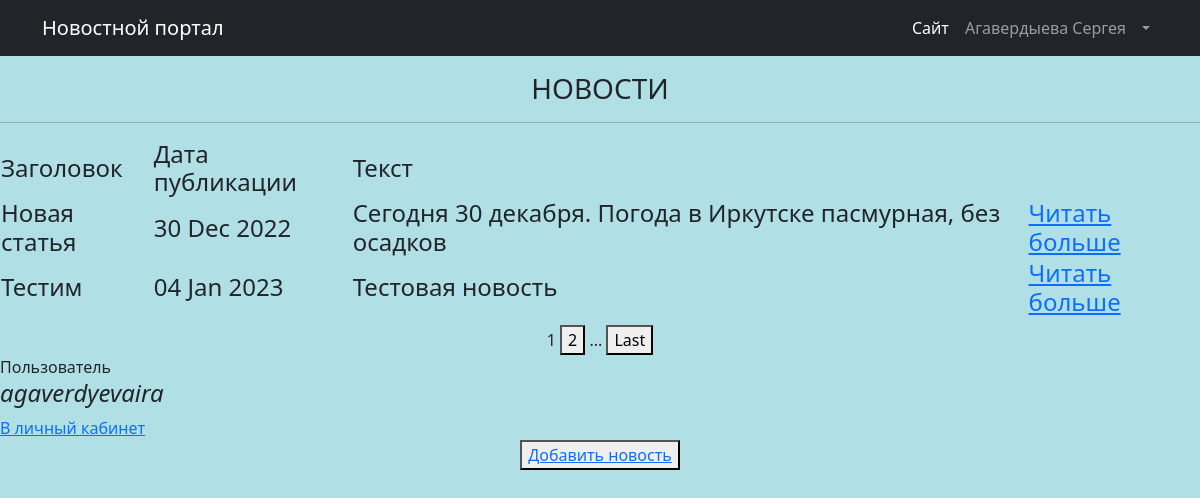
The page /posts/ (signed in) on the database its author committed.
### PostBoard/models.py (models this page shows, shortened)
class Post(models.Model):
    author_post = models.ForeignKey(to = Author,on_delete = models.CASCADE)
    time_in = models.DateTimeField(default= timezone.now())
    heading = models.CharField(max_length = 256 , null = False)
    text = models.TextField()
    category_post = models.ManyToManyField(Category, through='PostCategory')
    cover = models.ImageField(null = True , blank = True,upload_to = 'images/')
    def get_absolute_url(self):
        return reverse('post_detail',args = [str(self.id)])

### PostBoard/views.py (the view)
# urls.py: path('',PostLists.as_view(),name = 'post_lists'),
class PostLists(LoginRequiredMixin,ListView):
    model = Post
    template_name = 'post_list.html'
    ordering = 'time_in'
    context_object_name = 'posts'
    paginate_by = 2

### PostBoard/templatetags/custom_filters.py (called while the page is built)
@register.filter()
def censor(value):
    value_list = value.split(' ')
    if not isinstance(value,str):
        raise ValueError('Данный фильтр применим к строке')
    else:
        for word in value_list:
            if word[:-1] in OBSCENE_WORDS:
                value_list[value_list.index(word)] = word[0] + '*' * (len(word) -1)
    return ' '.join(value_list)

### PostBoard/templatetags/custom_tags.py (called while the page is built)
@register.simple_tag(takes_context = True)
def url_replace(context,**kwargs):
   d = context['request'].GET.copy()
   for i , v in kwargs.items():
      d[i] = v
   return d.urlencode()

### templates/post_list.html (shortened to what this page needs)
{% include 'flatpages/default.html' %}
{% load custom_tags %}
{% load custom_filters %}
{% load cache %}
{% cache 60 * 30 title %}
    {% block title %}
    <h3>
    <center>НОВОСТИ</center>
    </h3>
    {% endblock title %}
{% endcache %}
{% block content %}
<center>
{% cache 60 * 100 %}
    <hr>
    <h4>
        <table>
            <tr>
                <td>
                    Заголовок
                </td>
                <td>
                    Дата публикации
                </td>
                <td>
                    Текст
                </td>
            </tr>{% endcache %}
                {% for post in posts %}
                <tr class = '{% cycle "blue" "white" %}'><td>
                    {{post.heading|censor}}
                </td>
                <td>
                    {{post.time_in|date:'d M Y'}}
                </td>
                <td>
                    {{post.text|censor|truncatewords:10}}
                </td>
                    <td>
                        <a href = "{{post.get_absolute_url}}" style = "color:lilac">Читать больше</a>
                    </td>
                </tr>
                {% empty %}
                    Новостей нет!
                {% endfor %}
        </table>
    </h4>
</center>
<center>
   {{ page_obj.number }}
   {% if page_obj.has_next %}
    <a href="?{% url_replace page=page_obj.next_page_number %}"><button>{{ page_obj.next_page_number }}</button></a>
       {% if paginator.num_pages != page_obj.next_page_number %}
           ...
           <a href="?{% url_replace page=page_obj.paginator.num_pages %}"><button>Last</button></a>
       {% endif %}
   {% endif %}
</center>
Пользователь <i><h4>{{user.username}}</h4></i>
{% if is_not_author %}
<p>
    <button><a href = 'be/'>Стать автором</a></button>
</p>
{% else %}
<a href = '{% url "personal" %}'>В личный кабинет</a>
<center>
<p>
    <button><a href = "{% url 'post_create' %}">Добавить новость</a></button>
</p>
</center>
{% endif %}
{% endblock content %}

### templates/flatpages/default.html (shortened to what this page needs)
<!DOCTYPE html>
<html lang="en">
    <head>
        {% load static %}
        <link href="{% static 'css/styles.css' %}" rel="stylesheet" />
    </head>
    <body>
        <nav class="navbar navbar-expand-lg navbar-dark bg-dark">
            <div class="container">
                <a class="navbar-brand" href="#">Новостной портал</a>
                <div class="collapse navbar-collapse" id="navbarSupportedContent">
                    <ul class="navbar-nav ms-auto mb-2 mb-lg-0">
                        <li class="nav-item"><a class="nav-link active" aria-current="page" href="#">Сайт</a></li>
                        <li class="nav-item"><a class="nav-link" href="#">Агавердыева Сергея</a></li>
                        <li class="nav-item dropdown">
                            <a class="nav-link dropdown-toggle" id="navbarDropdown" href="#" role="button" data-bs-toggle="dropdown" aria-expanded="false"></a>
                        </li>
                    </ul>
                </div>
            </div>
        </nav>
    </body>
</html>

### templates/flatpages/default.html (style rules this page uses)
body { background-color: grey; }

### templates/post_list.html (style rules this page uses)
body { background-color: powderblue; }

### rows shown on the page
Post: heading|censor "Новая статья", time_in "30 Dec 2022", text|censor "Сегодня 30 декабря. Погода в Иркутске пасмурная, без осадков"
Post: heading|censor "Тестим", time_in "04 Jan 2023", text|censor "Тестовая новость"

### other values the page prints
{{ page_obj.number }} "1"
{{ page_obj.next_page_number }} "2"
{{ user.username }} "agaverdyevaira"
